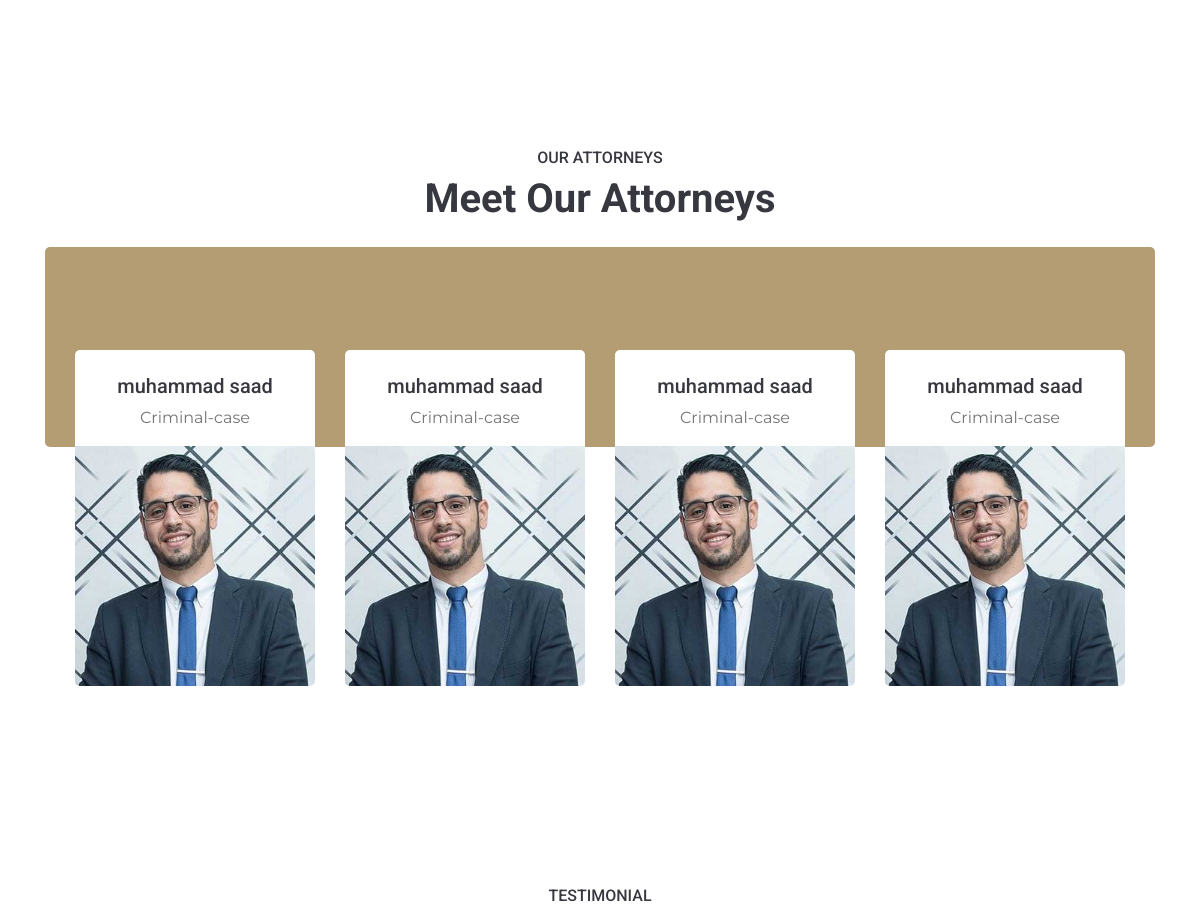
Before: / (middle part) with the older database file.
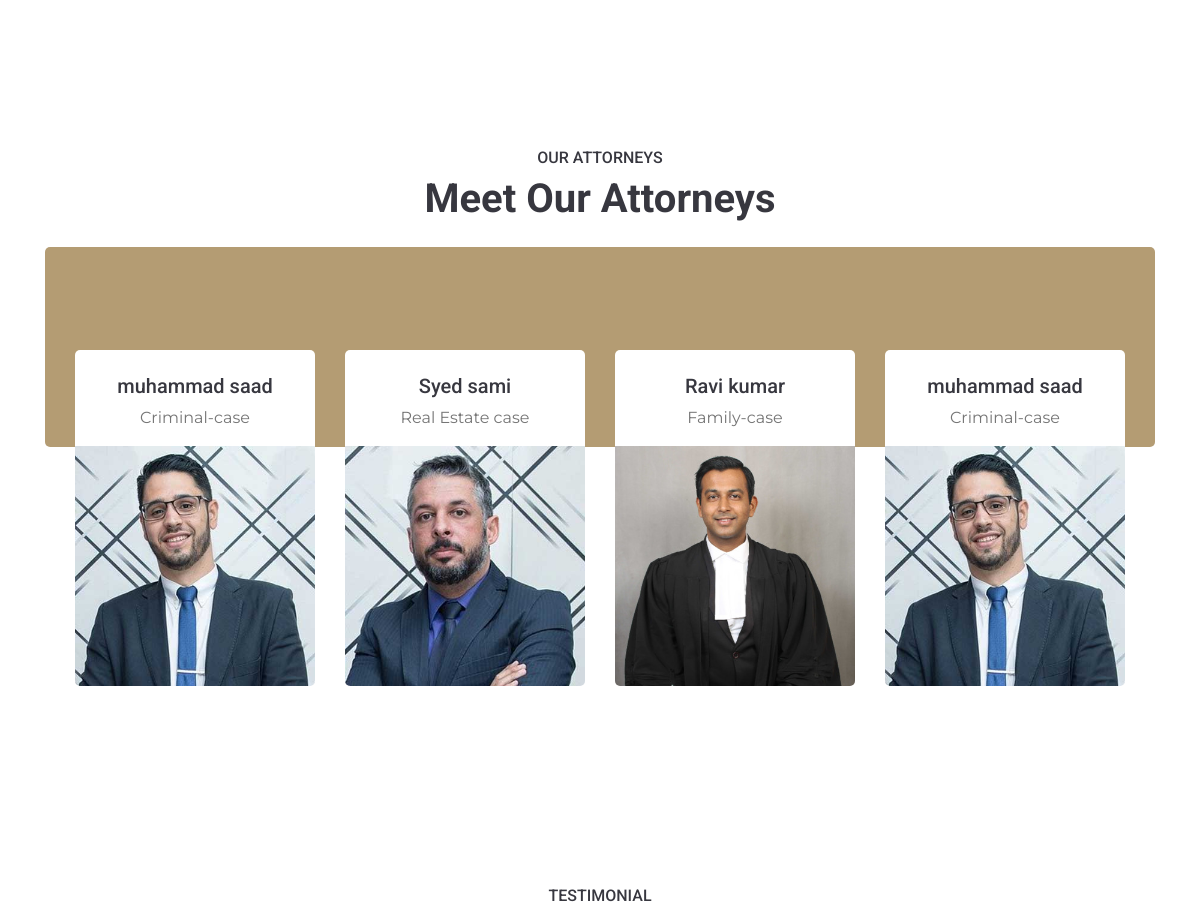
After: the same page with the newer database file.
### tables this page shows
CREATE TABLE `lawyer` (
  `id` int(255) NOT NULL,
  `name` varchar(255) NOT NULL,
  `case` int(255) NOT NULL,
  `email` varchar(255) NOT NULL,
  `password` varchar(255) NOT NULL,
  `phone` int(255) NOT NULL,
  `experience` varchar(255) NOT NULL,
  `address` text NOT NULL,
  `image` varchar(255) NOT NULL
);

CREATE TABLE `cases` (
  `cid` int(255) NOT NULL,
  `case_name` varchar(255) NOT NULL
);

### index.php (the view, shortened to what this page needs)
<?php
include("header.php");
include("config.php");
?>
    <div class="container-fluid py-5">
        <div class="container py-5">
        </div>
    </div>
    <?php
    $fetch="SELECT*from `lawyer` as l inner join `cases` as c on l.case=c.cid";
    $run_query=mysqli_query($connection,$fetch);
    if (mysqli_num_rows($run_query)>0) {
    ?>
    <div class="container-fluid py-5">
        <div class="container py-5">
            <div class="text-center pb-2">
                <h6 class="text-uppercase">Our Attorneys</h6>
                <h1 class="mb-4">Meet Our Attorneys</h1>
            <div class="row">
                <div class="col-12">
                    <div class="bg-primary rounded" style="height: 200px;"></div>
                    <div class="owl-carousel team-carousel position-relative " style="margin-top: -97px; padding: 0 30px;">
                    <?php
                                    while($row=mysqli_fetch_assoc($run_query)){
                                        ?>
                        <div class="team-item text-center bg-white rounded overflow-hidden pt-4">
                            <h5 class="mb-2 px-4"><?php echo $row['name']?></h5>
                            <p class="mb-3 px-4"><?php echo $row['case_name']?></p>
                            <div class="team-img position-relative">
                                <img class="img-fluid" src="<?php echo 'admin-panel/image/'. $row['image']?>" alt="">
                            </div>
                        </div>
                        <?php
}
}
    ?>
                        </div>
                    </div>
                </div>
            </div>
        </div>
    </div>
    <div class="container-fluid py-5">
        <div class="container py-5">
            <div class="text-center pb-5">
                <h6 class="text-uppercase">Testimonial</h6>
            </div>
        </div>
    </div>
</body>
</html>

Changed rows visible on the page:
added lawyer: name "Syed sami", case.case_name "Real Estate case", image (picture)
added lawyer: name "Ravi kumar", case.case_name "Family-case", image (picture)
